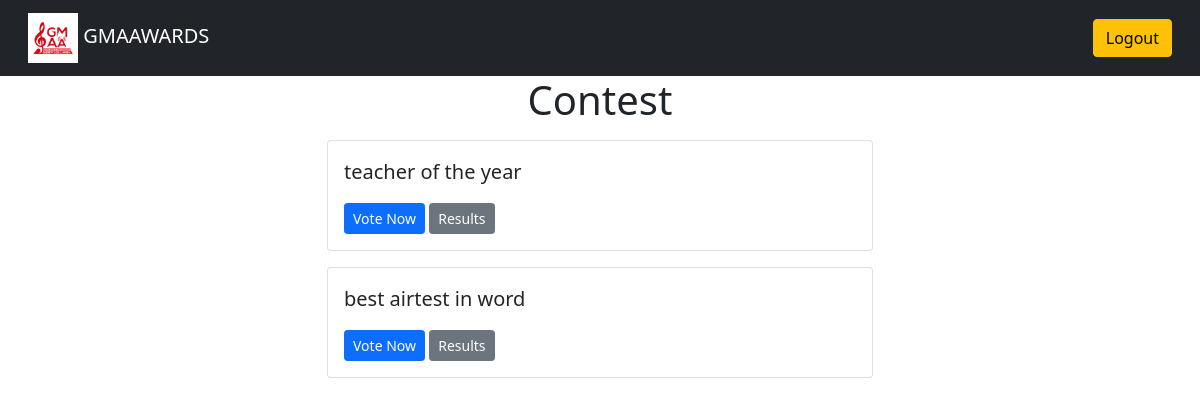
The page /polls/ (signed in) on the database its author committed.
### polls/models.py (models this page shows, shortened)
class Question(models.Model):
    id = models.AutoField(primary_key=True)
    question_text = models.CharField(max_length=200)
    pub_date = models.DateTimeField('date published')

### polls/views.py (the view)
# urls.py: path('', views.index, name='home'),
def index(request):
    latest_question_list = Question.objects.order_by('-pub_date')[:5]
    context = {'latest_question_list': latest_question_list}
    return render(request, 'polls/index.html', context)

### templates/polls/index.html
{% extends 'base.html' %} {% block content %}
<h1 class="text-center mb-3">Contest</h1>
{% if latest_question_list %} {% for question in latest_question_list %}
<div class="card mb-3">
  <div class="card-body">
    <p class="lead">{{ question.question_text }}</p>
    <a
      href="{% url 'polls:detail' question.id %}"
      class="btn btn-primary btn-sm"
      >Vote Now</a
    >
    <a
      href="{% url 'polls:results' question.id %}"
      class="btn btn-secondary btn-sm"
      >Results</a
    >
  </div>
</div>
{% endfor %} {% else %}
<p>No polls available</p>
{% endif %} {% endblock %}

### rows shown on the page
Question: question_text "teacher of the year"
Question: question_text "best airtest in word"
